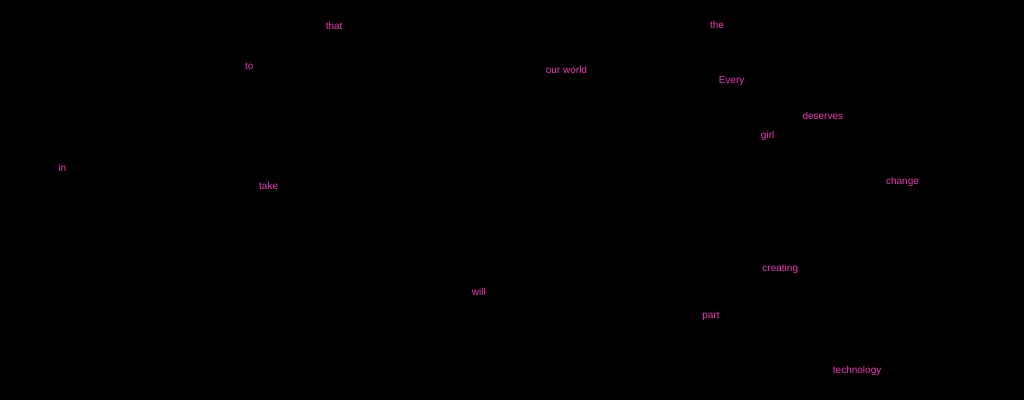
Frame 1 (no input)
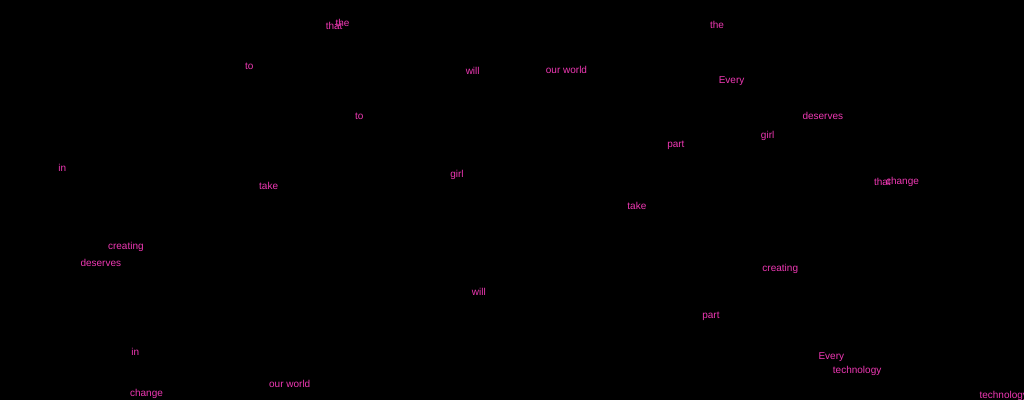
Frame 2 (the mouse pressed at the canvas centre, redrawn once)

The p5.js sketch that drew these frames (run headless with seeded random() and noise() and a simulated clock; the mouse was pressed at the canvas centre and the sketch redrawn once):

// p5.js sketch
// ── sketch.js
const myWords = ["Every", "girl", "deserves", "to", "take", "part", "in", "creating", "the", "technology", "that", "will", "change", "our world"];

let xVal;
let yVal;

function setup() {
  createCanvas(1024, 400);
  background(0);

  fill("#ee38b3");
  textAlign(CENTER);
  textSize(10);

  xVal = random(width);
  yVal = random(height);
}

function draw() {
  noLoop();

  // Using normal for-loop
  for (let i = 0; i < myWords.length; i++) {
    console.log(myWords[i]);
    console.log(xVal);
    text(myWords[i], xVal, yVal);
    xVal = random(width);
    yVal = random(height);
  }
}
